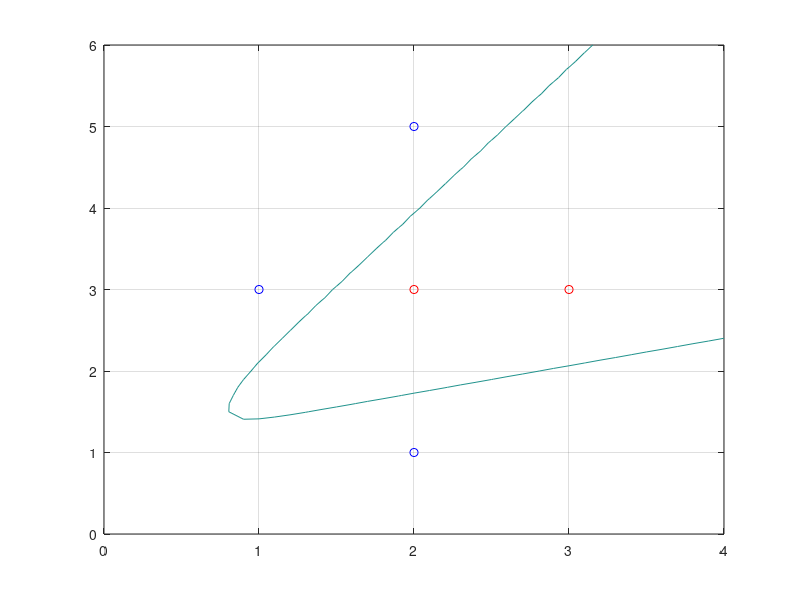

Here is the MATLAB script that generated this plot:
clear; 
rand('seed', 50);
X = [1; 2; 2; 2; 3]; aa = [3; 5; 3; 1; 3]; t = [0; 0; 1; 0; 1];
w= [rand(1) rand(1) rand(1) ;rand(1) rand(1) rand(1)];
v= [rand(1) rand(1) rand(1)];

Tol = 1.0e-7; Resid = 2*Tol;
eta = 2.5; MaxIter = 1.0e7;
p = @(uu) 1./(1+exp(-uu));
Dp = @(uu) exp(-uu)./(1+exp(-uu)).^2;
E = @(yy, tt) sum(0.5*(yy-tt).^2)/5;

E1 = 100;

n = 1;
y = zeros(size(t));
while Resid>=Tol & n<=MaxIter
    for i = 1:length(X)

        input=[1; X(i); aa(i)];
        uh = w*input; %uh 2x1
        z = p(uh);
        z = [1; z];
        uo = v*z;
        y(i) = p(uo);

%         dEdw = ((y(i) - t(i)))*Dp(uo)*(Dp(uh).*v(2:end))*[input'; input'];
        dEdw = ((y(i) - t(i)))*Dp(uo)*(Dp(uh).*(v(2:end)')).*input';
        
        dEdv= ((y(i) - t(i)))*Dp(uo)*z';

        w = w-eta*dEdw;
        v = v-eta*dEdv;

    end
    for i = 1:length(X)

        input=[1; X(i); aa(i)];
        uh = w*input; %uh 2x1
        z = p(uh);
        z = [1; z];
        uo = v*z;
        y(i) = p(uo);
    end

    E2 = E(y, t);
    Resid = abs(E2 - E1);
    E1 = E2;
    n = n+1;

    if mod(n, 1000) == 0
        fprintf('y(%d) = {%f, %f, %f, %f, %f}, E(y, t) = %f \n', ...
            n, y(1), y(2), y(3), y(4), y(5), E1);
    end
end

fprintf('y(%d) = {%f, %f, %f, %f, %f}, E(y, t) = %f \n', n, y(1), y(2), y(3), y(4), y(5), E1);

[xx,yy]=ndgrid(0:0.1:4, (0:0.1:6)-0);

uu1=p(w(1)+w(3)*xx+w(5)*yy);
uu2=p(w(2)+w(4)*xx+w(6)*yy);

uuu1=p(v(1)*1+v(2)*uu1+v(3)*uu2);

figure(1)
clf;

plot(X(t==1),aa(t==1),'ro');
hold on;
plot(X(t==0),aa(t==0),'bo');

contour(xx,yy,uuu1,[0.5,0.5]);

hold off; grid on;